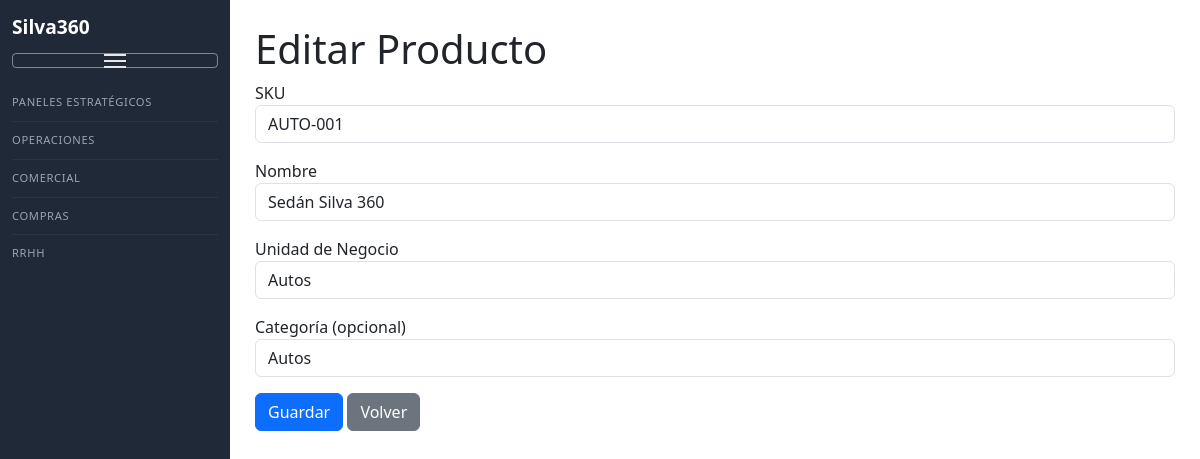
The page /products/edit/1 on the database its author committed.
### models.py (models this page shows)
class Product(db.Model):
    __tablename__ = "products"
    id = db.Column(db.Integer, primary_key=True)
    sku = db.Column(db.String(80), unique=True, nullable=True)
    name = db.Column(db.String(200), nullable=False)
    description = db.Column(db.Text, nullable=True)
    price = db.Column(db.Numeric(10, 2), nullable=True)
    category = db.Column(db.String(120), nullable=True)
    stock_quantity = db.Column(db.Integer, default=0)
    min_stock_level = db.Column(db.Integer, default=0)
    business_unit_id = db.Column(db.Integer, db.ForeignKey("business_units.id"), nullable=True)
    location_id = db.Column(db.Integer, db.ForeignKey("locations.id"), nullable=True)
    created_at = db.Column(db.DateTime, default=datetime.utcnow)
    business_unit = db.relationship("BusinessUnit", backref="products")
    location = db.relationship("Location", backref="products")

class BusinessUnit(db.Model):
    __tablename__ = "business_units"
    id = db.Column(db.Integer, primary_key=True)
    name = db.Column(db.String(100), unique=True, nullable=False)  # Autos, Motos, etc.

### blueprints/products.py (the view, shortened to what this page needs)
@products_bp.route("/products/edit/<int:product_id>", methods=["GET", "POST"])
def edit_product(product_id):
    product = Product.query.get_or_404(product_id)
    units = BusinessUnit.query.all()
    return render_template("product_form.html", product=product, units=units)

### security.py (called while the page is built)
def module_allowed(module):
    if not module:
        return True
    role = session.get("role")
    if not role:
        return False
    allowed = ACCESS_MAP.get(role, [])
    if "all" in allowed:
        return True
    return module in allowed

### templates/product_form.html
{% extends 'base.html' %}
{% block content %}
<h1>{{ 'Editar Producto' if product else 'Nuevo Producto' }}</h1>
<form method="POST">
    <div class="mb-3">
        <label>SKU</label>
        <input type="text" name="sku" class="form-control" value="{{ product.sku if product else '' }}" required>
    </div>
    <div class="mb-3">
        <label>Nombre</label>
        <input type="text" name="name" class="form-control" value="{{ product.name if product else '' }}" required>
    </div>
    <div class="mb-3">
        <label>Unidad de Negocio</label>
        <select name="business_unit_id" class="form-control" required>
            {% for u in units %}
                <option value="{{ u.id }}"
                    {% if product and product.business_unit_id == u.id %}selected{% endif %}>
                    {{ u.name }}
                </option>
            {% endfor %}
        </select>
    </div>
    <div class="mb-3">
        <label>Categoría (opcional)</label>
        <input type="text" name="category" class="form-control" value="{{ product.category if product else '' }}">
    </div>
    <button type="submit" class="btn btn-primary">Guardar</button>
    <a href="/products" class="btn btn-secondary">Volver</a>
</form>
{% endblock %}

### templates/base.html (style rules this page uses)
body { margin: 0; padding: 0; display: flex; font-family: system-ui, -apple-system, BlinkMacSystemFont, "Segoe UI", sans-serif; }

### rows shown on the page
Product: sku "AUTO-001", name "Sedán Silva 360", business_unit_id "Autos", category "Autos"

### other values the page prints
{{ 'Editar Producto' if product else 'Nuevo Producto' }} "Editar Producto"
